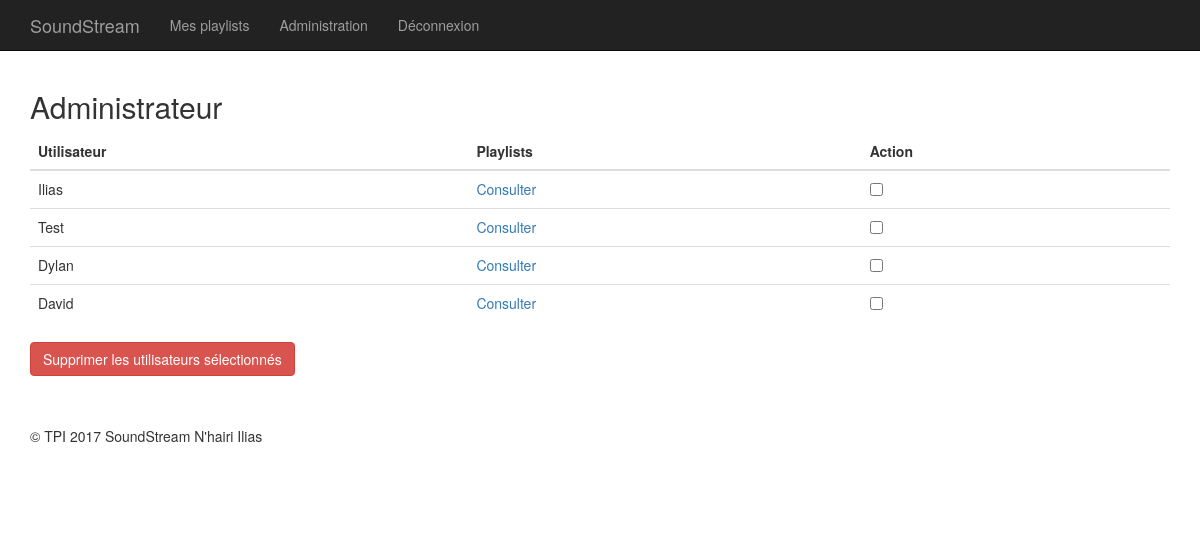
The page /Web/http/manageUsers.php (signed in) on the database as committed earlier.
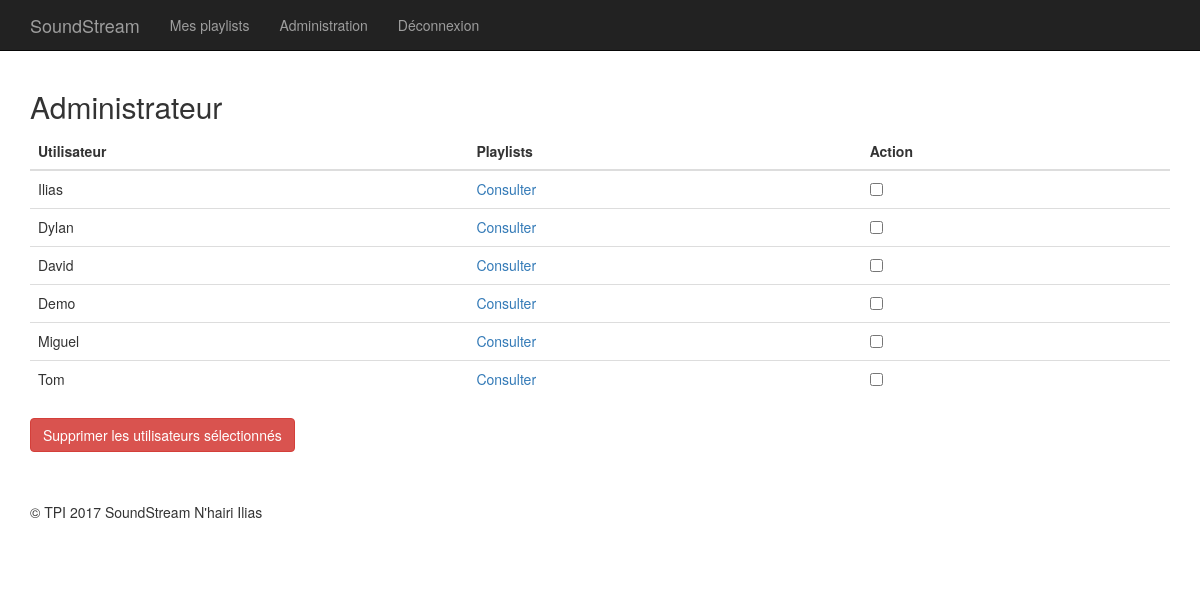
The same page on the database as committed later.
### tables this page shows
CREATE TABLE `users` (
  `idUser` int(11) NOT NULL,
  `pseudoUser` varchar(30) NOT NULL,
  `passUser` longtext NOT NULL,
  `privilegesUser` tinyint(1) NOT NULL
);

### Web/http/manageUsers.php (the view, shortened to what this page needs)
<?php
require_once("php/functions.php");
$sql = "SELECT * FROM users WHERE privilegesUser != 1";
$query = $db->prepare($sql);
$query->execute();
$users = $query->fetchall();
?>
<!DOCTYPE html>
<html lang="fr">
<head>
  <link href="css/bootstrap.min.css" rel="stylesheet">
  <link href="css/style.css" rel="stylesheet">
</head>
<body>
  <nav class="navbar navbar-inverse navbar-fixed-top" role="navigation">
    <div class="container">
      <div class="navbar-header">
      <a class="navbar-brand" href="user.php">SoundStream</a>
    </div>
    <div class="collapse navbar-collapse" id="bs-example-navbar-collapse-1">
      <?php if(isset($_SESSION['idUser'])) {?>
      <ul class="nav navbar-nav">
        <li>
          <a href="user.php">Mes playlists</a>
        </li>
        <li>
          <a href="admin.php">Administration</a>
        </li>
        <li>
          <a href="deconnexion.php">Déconnexion</a>
        </li>
      </ul>
      <?php } ?>
    </div>
  </div>
</nav>
<div class="container">
  <h2>Administrateur</h2>
  <form action="delUsers.php" method="post">
    <table class="table table-hover">
      <thead>
        <tr>
          <th>Utilisateur</th>
          <th>Playlists</th>
          <th>Action</th>
        </tr>
      </thead>
      <tbody>
        <?php foreach ($users as $user) {?>
        <tr>
          <td><?php echo $user['pseudoUser']; ?></td>
          <td><a href="manageUser.php?id=<?php echo $user['idUser']; ?>">Consulter</a></td>
          <td><input type="checkbox" name="usersToDel[]" value="<?php echo $user['idUser']; ?>"></td>
        </tr>
        <?php } ?>
      </tbody>
    </table>
    <input type="submit" class="btn btn-danger" value="Supprimer les utilisateurs sélectionnés"/>
  </form>
  <footer>
    <div class="row">
      <div class="col-lg-12">
        <p>&copy; TPI 2017 SoundStream N'hairi Ilias</p>
      </div>
    </div>
  </footer>
</div>
</body>
</html>

Rows that differ between the two databases and show on the page:
removed users: pseudoUser "Test"
added users: pseudoUser "Demo"
added users: pseudoUser "Miguel"
added users: pseudoUser "Tom"
